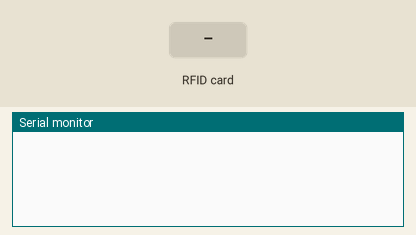
Simulated run of this sketch. Board: Arduino Uno, built with avr-gcc and run on an emulated ATmega328P. Shown: the last lines printed to the serial monitor. The inputs (shaded band) are chosen by the test bench.

Above: at 0.8 s.
0.9 s: RFID card 5E 7A 19 C4 held to the reader
At 2.1 s:
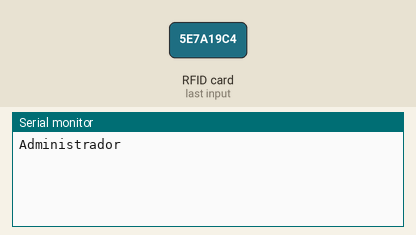
3.9 s: RFID card 5E 7A 19 C4 held to the reader
At 4.6 s:
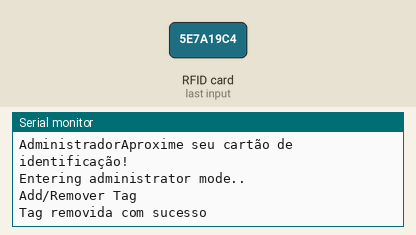

Measured:
- after the input at 0.9 s, the serial monitor: prints a new line at once (image 1)
- after the input at 3.9 s, the serial monitor: prints a new line at once (image 2)

The sketch:

RFIDSensorDoorLock.ino
```cpp
//#include <SPI.H>
#include <MFRC522.h>

//Descomentar se for utilizar LCD
//#include <LiquidCrystal.h>

//Descomentar se for utilizar um Servo Motor para controle de fechadura
//#include <Servo.h>

#define RST_PIN 9
#define SS_PIN 10

byte readCard[4];
char* myTags[100] = {};
int tagsCount = 0;
String tagID = "";
boolean successRead = false;
boolean correctTag = false;
//int proximitySensor;
boolean doorStatus = false;

//Instancias
MFRC522 mfrc522(SS_PIN, RST_PIN);

void setup() {
  Serial.begin(9600);
  //SPI.begin();
  mfrc522.PCD_Init();

  while(!successRead){
    successRead = getID();
    if(successRead == true) {
      myTags[tagsCount] = strdup(tagID.c_str());
      Serial.print("Administrador");
      tagsCount++;
    }
  }
  successRead = false;

  printDefaultMessage();

}

void loop() {

    if (tagID == myTags[0]) {
      Serial.println("Entering administrator mode..");
      Serial.println("Add/Remover Tag");
      while (!successRead) {
        successRead = getID();
        if ( successRead == true) {
          for (int i = 0; i < 100; i++) {
            if (tagID == myTags[i]) {
              myTags[i] = "";
              Serial.println("Tag removida com sucesso");
              printDefaultMessage();
              return;
            }
          }
          myTags[tagsCount] = strdup(tagID.c_str());
          Serial.println("Tag adicionada com sucesso");
          printDefaultMessage();
          tagsCount++;
          return;
        }
      }
    }

    for(int i = 0; i < 100; i++){
      if(tagID == myTags[i]){
        Serial.println("Acesso garantido!");
        printDefaultMessage();
      }
    }
    if(correctTag == false){
       Serial.println("Acesso negado!");
       printDefaultMessage();
    }
    else{
      Serial.println("Porta aberta!");
      while(!doorStatus){
        doorStatus = true;
      }
      doorStatus = false;
      delay(500);
      printDefaultMessage();
    }
}

uint8_t getID(){

  if (!mfrc522.PICC_IsNewCardPresent()) { //If a new PICC placed to RFID reader continue
    return 0;
  }
  if (!mfrc522.PICC_ReadCardSerial()) {   //Since a PICC placed get Serial and continue
    return 0;
  }
  tagID = "";
  for ( uint8_t i = 0; i < 4; i++) {  // The MIFARE PICCs that we use have 4 byte UID
    readCard[i] = mfrc522.uid.uidByte[i];
    tagID.concat(String(mfrc522.uid.uidByte[i], HEX)); // Adds the 4 bytes in a single String variable
  }
  tagID.toUpperCase();
  mfrc522.PICC_HaltA(); // Stop reading
  return 1;

}

void printDefaultMessage(){
  delay(1500);
  Serial.println("Aproxime seu cartão de identificação!");

}
```
